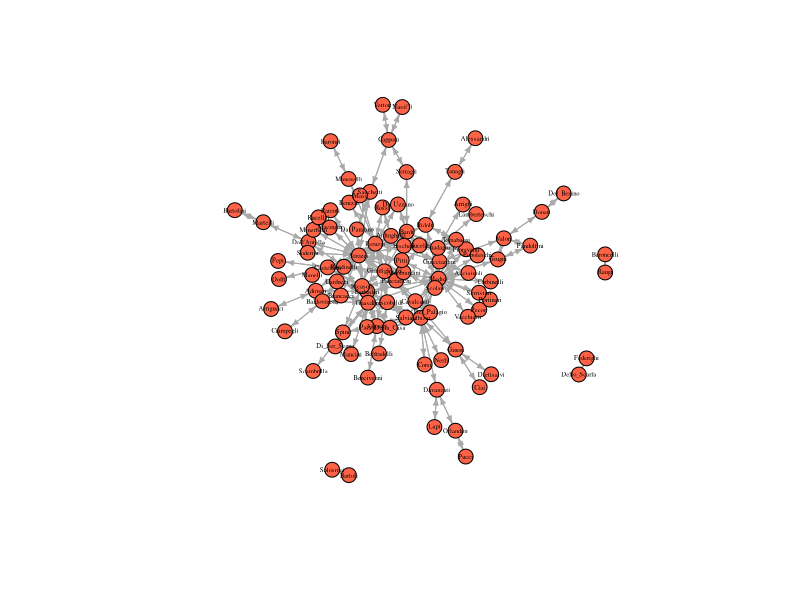
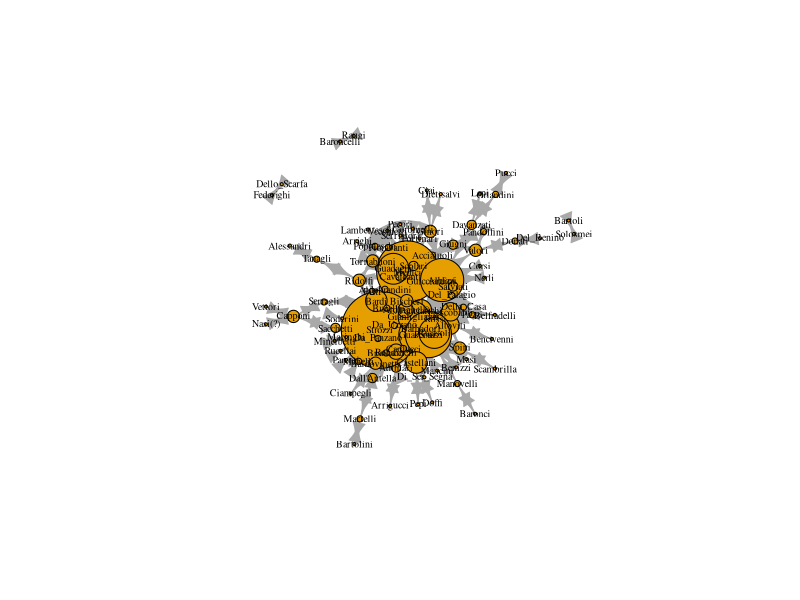
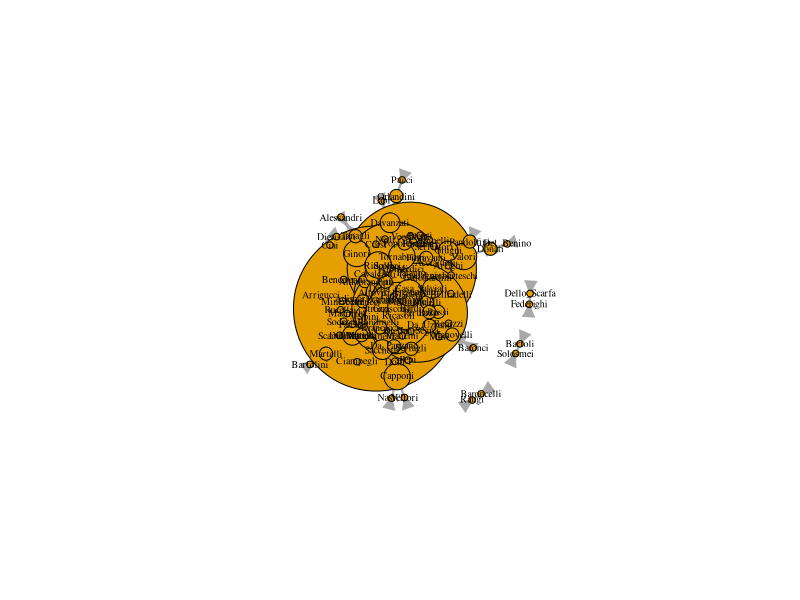

Reproduce these figures in R, in order.
#!/usr/bin/env Rscript

######################################################################
# @author      : Linus Fernandes (linusfernandes at gmail dot com)
# @file        : centrality
# @created     : Tuesday Oct 31, 2023 11:21:31 IST
#
# @description :
######################################################################
library(conflicted)
library(igraph)
library(tidyverse)
library(reshape2)
conflict_scout()
# prepare the marriage adjacency matrix
florentine_edj <- read.csv("florentine_marriage_edgelist.csv")
print(str(florentine_edj))
florentine_edj <- florentine_edj[,2:3]

# prepare the attributes file
florentine_attributes <- read.csv("florentine_attributes.csv")
print(str(florentine_attributes))

# graph the marriage network
marriageNet <- graph.edgelist(as.matrix(florentine_edj), directed = T)
# add wealth and priorates attributes to family vertices
V(marriageNet)$Wealth <- florentine_attributes$Gwealth[match(V(marriageNet)$name, florentine_attributes$Family)]

# Gross wealth (Florins), for 87 (92) families
# simple mean imputation of wealth (alternatively, we might think that those with NA were too poor to show up in historical records?)
# in other words, atrribute mean wealth to na families
V(marriageNet)$Wealth <- ifelse(is.na(V(marriageNet)$Wealth), mean(V(marriageNet)$Wealth, na.rm = T), V(marriageNet)$Wealth)

# Number of Priors, The Priorate (or city council), first created in 1282, was Florence's governing body. Count of how many seats a family had on that city council from 1282-1344
# measure of the aggregate political influence of the family over a long period of time
V(marriageNet)$Priorates <- florentine_attributes$Npriors[match(V(marriageNet)$name, florentine_attributes$Family)]

plot(marriageNet, vertex.size = 8, vertex.label.cex = .4, vertex.label.color = "black", vertex.color = "tomato", edge.arrow.size = 0.4)

print(str(degree(marriageNet)))
degrees <- sort(degree(marriageNet), decreasing = T)
families = names(degrees)
names(degrees) <- c()
df <- data.frame(Family = families, Degree = degrees)
print(df)
# assignment
V(marriageNet)$degree <- degree(marriageNet)
# sized by degree
plot(marriageNet, vertex.label.cex = .6, vertex.label.color = "black", vertex.size = V(marriageNet)$degree, vertex.label.cex = .2)
plot(marriageNet,
      vertex.label.cex = .6,
      vertex.label.color = "black",
      vertex.size = V(marriageNet)$degree*3)
